Frame 1 (no input): blank canvas, image omitted
Frame 60 (no input): blank canvas, image omitted
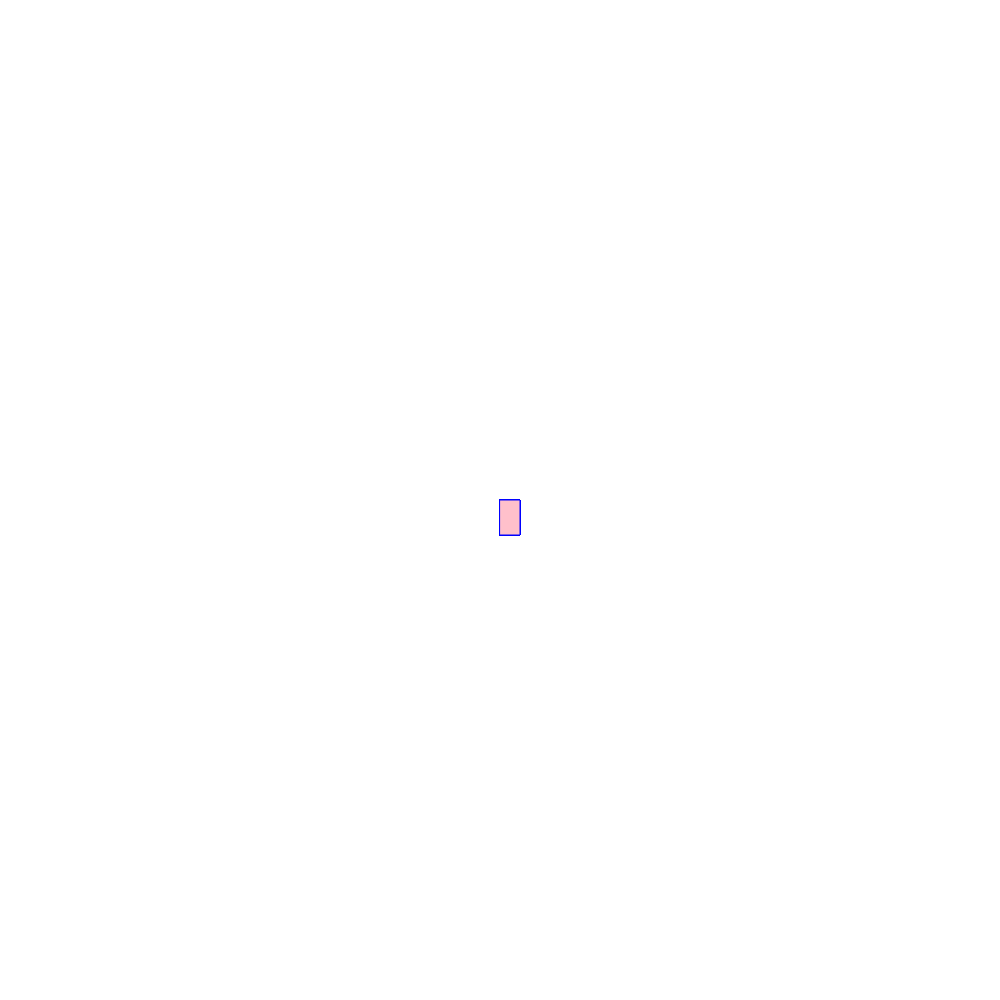
Frame 120 (the mouse pressed at the canvas centre since frame 60)

The p5.js sketch whose frames 1 and 60 were blank and that drew this single picture after the mouse press (run headless with seeded random() and noise() and a simulated clock; from frame 60 on, the mouse is pressed at the canvas centre):

// p5.js sketch
// ── sketch.js
function setup() {
    createCanvas(1000, 1000);
    background("white");
  }
  
  function draw() {
    stroke("blue");
    fill("pink");
  
    // console.log(mouseIsPressed)
  
    if (mouseIsPressed) {
      rect(mouseX, mouseY, 20, 35);
    }
  }
  
